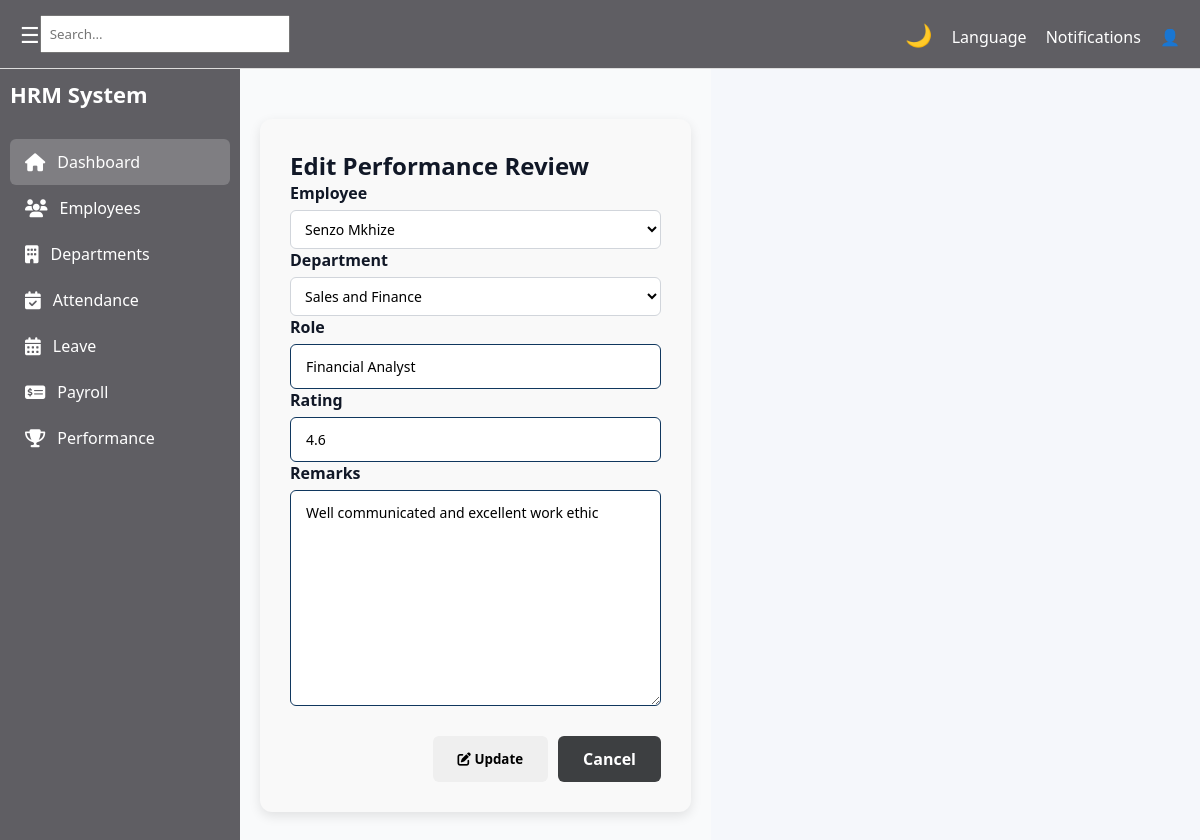
/hr/performance/11/edit/, run on the app's committed database.
### hr/models.py (models this page shows, shortened)
class Performance(models.Model):
    employee = models.ForeignKey(Employee, on_delete=models.CASCADE)
    department = models.ForeignKey(Department, on_delete=models.CASCADE)
    role = models.CharField(max_length=100)
    rating = models.DecimalField(max_digits=2, decimal_places=1)
    remarks = models.TextField()
    created_at = models.DateTimeField(auto_now_add=True)

### hr/views.py (the view)
# urls.py: path('performance/<int:pk>/edit/', views.edit_performance, name='edit_performance'),
def edit_performance(request, pk):
    performance = get_object_or_404(Performance, pk=pk)
    if request.method == 'POST':
        form = PerformanceForm(request.POST, instance=performance)
        if form.is_valid():
            form.save()  # Just save normally
            messages.success(request, "Performance review updated successfully.")
            return redirect('performance')
    else:
        form = PerformanceForm(instance=performance)
    return render(request, 'hr/pages/performance_edit.html', {
        'form': form,
        'title': 'Edit Performance'
    })

### hr/forms.py
class PerformanceForm(forms.ModelForm):
    class Meta:
        model = Performance
        fields = '__all__'

### hr/models.py (called while the page is built)
    def __str__(self):
        return self.name

    def __str__(self):
        return f"{self.first_name} {self.last_name}"

### hr/templates/hr/pages/performance_edit.html (shortened to what this page needs)
{% extends 'hr/base/base.html' %}
{% block content %}
<section class="content">
    <div class="form-container">
        <div class="form-header">
            <h2>Edit Performance Review</h2>
        </div>
        <form method="POST" class="custom-form">
            {% for field in form %}
                <div class="form-group">
                    <label>{{ field.label }}</label>
                    {{ field }}
                </div>
            {% endfor %}
            <div class="form-actions">
                <button type="submit" class="btn btn-warning">
                    <i class="fas fa-edit"></i> Update
                </button>
                <a href="{% url 'performance' %}" class="btn btn-secondary">
                    Cancel
                </a>
            </div>
        </form>
    </div>
</section>
{% endblock %}

### hr/static/hr/css/global.css (style rules this page uses)
* { margin: 0; padding: 0; box-sizing: border-box; font-family: "Segoe UI", sans-serif; }
body { background: white; transition: background 0.3s, color 0.3s; }
.content { padding: 25px; color: #000; }
.form-group label { display: block; font-weight: 600; margin-bottom: 6px; }
.form-group input, .form-group select, .form-group textarea { width: 100%; padding: 8px 10px; border: 1px solid #d1d5db; border-radius: 6px; font-size: 14px; background: #ffffff; }
.form-actions { display: flex; gap: 8px; margin-top: 18px; flex-wrap: wrap; }
.form-actions .btn-secondary { background-color: #3d3f41; color: #fff; border: none; transition: background 0.3s; }
.form-container { max-width: 800px; margin: 20px auto; padding: 30px; background: #f9f9f9; border-radius: 12px; box-shadow: 0 4px 12px rgba(0,0,0,0.1); }
.form-group input, .form-group textarea { width: 100%; padding: 12px 15px; border: 1px solid #10375e; border-radius: 6px; font-size: 14px; background: #fff; transition: all 0.3s ease; }
.form-actions { display: flex; gap: 10px; margin-top: 25px; justify-content: flex-end; }
.form-actions .btn-secondary { background-color: #6c757d; color: #fff; padding: 12px 25px; }
.btn { padding: 6px 10px; border: none; border-radius: 6px; cursor: pointer; }
body { margin: 0; font-family: "Segoe UI", sans-serif; height: 100vh; }

### hr/static/hr/css/attendance.css (style rules this page uses)
.form-actions .btn-secondary { background-color: #3d3f41; color: #fff; border: none; transition: background 0.3s; }
.btn-secondary { background-color:#6c757d; color:white; text-decoration:none; display:inline-block; }
.form-actions { display: flex; justify-content: flex-end; gap: 10px; }
.btn { padding: 10px 25px; border-radius: 6px; font-weight: 600; text-decoration: none; cursor: pointer; transition: 0.3s; }
.btn-secondary { background-color: #ccc; color: #333; border: none; }

### hr/static/hr/css/performance.css (style rules this page uses)
.content { padding: 20px; }
.content { padding: 30px 20px; font-family: 'Segoe UI', Tahoma, Geneva, Verdana, sans-serif; color: #111827; background: #f9fafb; }

### hr/static/hr/css/apply_leave.css (style rules this page uses)
body { background-color: #f5f7fb; font-family: Arial, Helvetica, sans-serif; }

### data on the page
Performance: form "Senzo Mkhize" "Sales and Finance" "Financial Analyst" "4.6" "Well communicated and excellent work ethic"

### other printed values
{{ field.label }} "Employee" "Department" "Role" "Rating" "Remarks"
